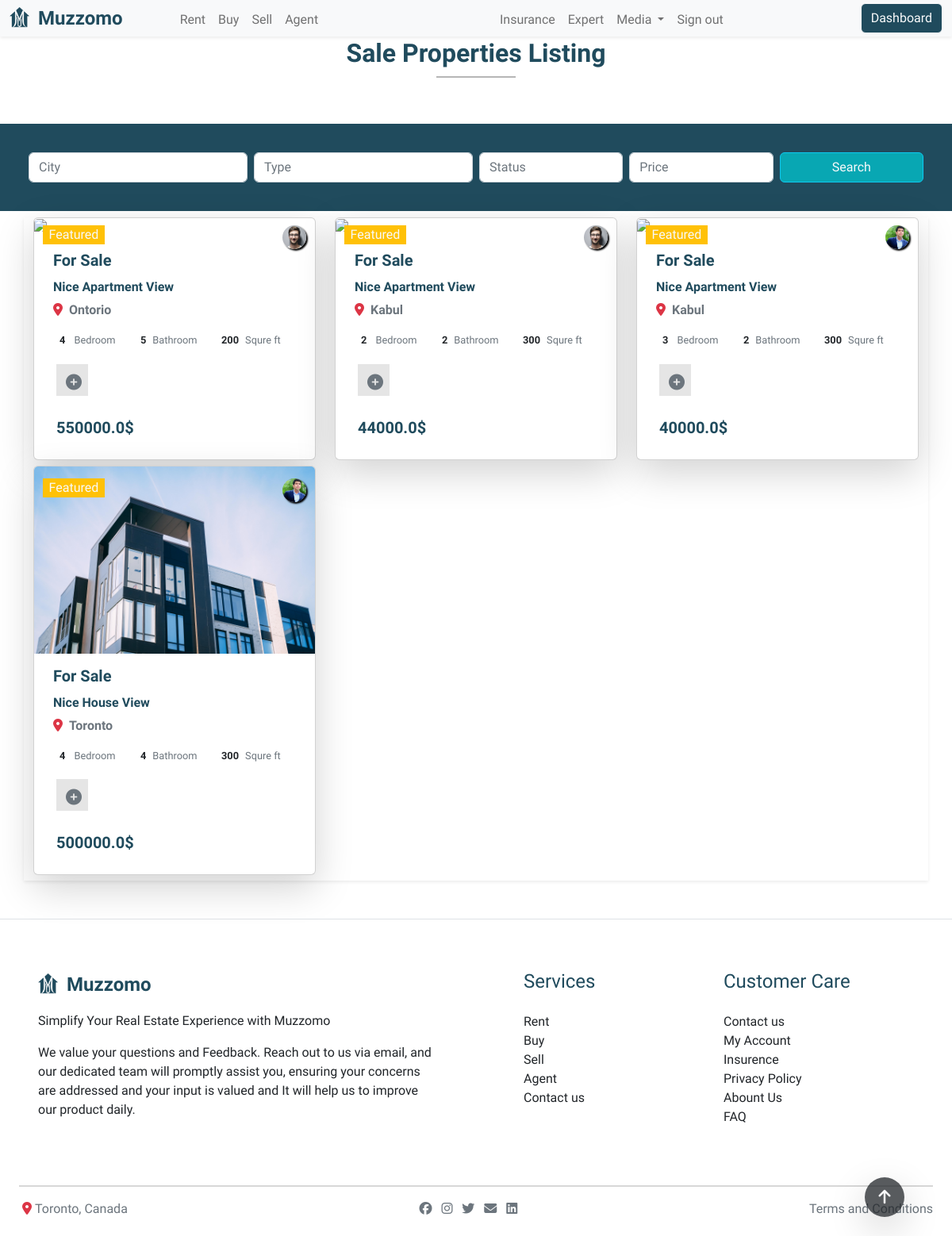
The page /buy-view/ (signed in) on the database its author committed.
### listing/models.py (models this page shows, shortened)
class ProductPropertyModel(models.Model):
    tile = models.CharField(max_length=100)
    description = models.CharField(max_length=4000)
    type = models.CharField(max_length=200)
    city = models.CharField(max_length=200)
    status = models.CharField(max_length=200)
    postal_Code = models.CharField(max_length=100)
    floor = models.IntegerField()
    bed = models.IntegerField()
    bath = models.IntegerField()
    room = models.IntegerField()
    area = models.IntegerField()
    lotarea = models.IntegerField()
    price = models.FloatField()
    grauge = models.CharField(max_length=100)
    isactive = models.BooleanField(default=True)
    medai_url = models.CharField(max_length=400)
    coverPhoto = models.ImageField(upload_to="ProductCoverPhoto/")
    amenities = models.ForeignKey('ProductAmenitiesModel', on_delete=models.CASCADE)
    agent = models.ForeignKey(Agent, on_delete=models.CASCADE , null=True)

class Agent(models.Model):
    admin = models.OneToOneField(CustomUser , on_delete=models.CASCADE)
    fullname = models.CharField(max_length=50)
    phone = models.CharField(max_length=20)
    registration_date = models.DateField(auto_now_add=True)
    is_active = models.BooleanField(default=True)
    location = models.ForeignKey(Location , on_delete=models.CASCADE)

class CustomUser(AbstractUser):
    users_type = (
        ('Agent','Agent'),
        ('User','User'),
        ('Expert','Expert')
    )
    user_type = models.CharField(choices=users_type , max_length=50,default='Agent')
    profile_image = models.ImageField(upload_to='profiles/')

### listing/views.py (the view)
# urls.py: path('buy-view/' , buy_view , name='buy'),
def buy_view (request):
    productlist  = ProductPropertyModel.objects.filter(status = 'For Sale')
    filters = ProductPropertyModelFiler(request.GET , queryset = productlist)
    page = request.GET.get('page', 1)
    paginator = Paginator(filters.qs, 6)
    try:
        productlists = paginator.page(page)
    except PageNotAnInteger:
        productlists = paginator.page(1)
    except EmptyPage:
        productlists = paginator.page(paginator.num_pages)
    context = {
        "productlists": productlists,
        "filters" : filters
    }
    return render(request, 'listing/buy.html',context)

### templates/listing/buy.html (shortened to what this page needs)
{% extends 'base.html' %}
{% load static %}
{% block content %}
{% include 'base/nav.html' %}
{% include 'base/scrolled-up.html' %}
<div class="head-title text-center py-5 " id="up-section">
  <h1 class="fs-2 fw-bold  dark-blue-color">
    Sale Properties Listing
  </h1>
  <span></span>
</div>
<div class=" dark-blue-bg p-3 mb-5dark-blue-color">
  <div class=" dark-blue-bg p-3 mb-5dark-blue-color">
    <form  method="get">
          <div class=" ">
            <div class="row m-0 w-100">
              <div class="col-lg-3 col-md-3 col-sm-12  p-1">
                  {{ filters.form.city }}
              </div>
              <div class="col-lg-3 col-md-3 col-sm-12  p-1">
                  {{ filters.form.status }}
              </div>
              <div class="col-lg-2 col-md-2 col-sm-12  p-1">
                  {{ filters.form.type }}
              </div>
              <div class="col-lg-2 col-md-2 col-sm-12  p-1">
                  {{filters.form.price}}
              </div>
              <div class="col-lg-2 col-md-2 col-sm-12  p-1">
                <button type="submit" class="btn btn-info light-blue-bg text-light bg-opacity-10 w-100">Search</button>
              </div>
            </div>
          </div>
      </form>
  </div>
  </div>
<div class="divBody mt-2 mb-5">
  <div class="row m-0 shadow-sm">
    {% for productlist in productlists %}
    <div class="col-xl-4 col-lg-4 col-md-6 col-sm-12">
      <div class="card w-100 position-relative shadow-lg">
        <a href="{% url 'productDetailselect' productlist.id %}"><img src="{{productlist.coverPhoto.url}}"
            class="card-img-top" alt="..."></a>
        <div class="card-body">
          <div class="left-top fs-6 bg-warning text-light px-2 py-0 ">
            Featured
          </div>
          <div class="right-top border-r-50">
            <img src="{{productlist.agent.admin.profile_image.url}}" width="100%" alt="">
          </div>
          <div class="detials p-2 pt-0 ">
            <h4 class=" fs-5 fw-bold dark-blue-color">For Sale</h4>
            <h5 class="fs-6 pt-1 fw-bold dark-blue-color">{{productlist.tile}}</h5>
            <p class="fw-bold pb-0"><i class="fa fa-location-dot  me-2 text-danger"></i><span
                class="text-secondary">{{productlist.city}}</span></p>
            <div class="row m-0 p-0 text-start">
              <div class="col px-2">
                <p class="fs-7"><span class="fw-bolder me-2">{{productlist.bed}}</span> <span
                    class="text-secondary">Bedroom</span></p>
              </div>
              <div class="col px-2">
                <p class="fs-7"><span class="fw-bolder me-2">{{productlist.bath}}</span><span
                    class="text-secondary">Bathroom</span></p>
              </div>
              <div class="col px-2">
                <p class="fs-7"><span class="fw-bolder me-2">{{productlist.area}}</span><span
                    class="text-secondary">Squre ft</span></p>
              </div>
            </div>
            <div class="row m-0 mb-2">
              <div class="col-1 m-1 b-black-5 text-center pt-2 fs-5" style="width: 40px; height: 40px;"><a href="{% url 'productDetailselect' productlist.id %}"><i
                    class="fa fa-plus-circle text-secondary"></i></a></div>
            </div>
            <h2 class="fs-5 pt-3 fw-bold m-1 dark-blue-color">{{productlist.price}}$</h2>
          </div>
        </div>
      </div>
    </div>
    {% endfor %}
  </div>
</div>
{% include 'base/contact.html' %}
{% endblock content %}

### static/CSS/style.css (style rules this page uses)
* { font-family: 'Inder', sans-serif;; }
.divBody { margin-left: 2.5%; margin-right: 2.5%; width: 95%; }
p.fs-7 { font-size: 0.8em; }

### static/CSS/csstest.css (style rules this page uses)
.dark-blue-bg { background-color: #204b5d; }
.dark-blue-color { color: #204b5d; }
.light-blue-bg { background-color: rgb(8, 167, 179); }
.fs-7 { font-size: 0.8em; }
.border-r-50 { border-radius: 50%; box-shadow: black 2px 2px 2px; }
.b-black-5 { background-color: rgba(0, 0, 0, 0.1); }
.head-title span { background: rgb(182, 182, 182) none repeat scroll 0 0; display: block; height: 2px; margin: 10px auto; width: 100px; }
.card { margin: 0%; padding:0%; margin-bottom: 2%; }
.card img { width: 100%; max-height: 40vh; max-height: 50vh; }
.left-top { position: absolute; width: fit-content; top: 3%; left:3%; }
.right-top { position: absolute; width: fit-content; top:3%; right: 3%; border-radius: 50%; }
.right-top img { width: 30px; height: 30px; border-radius: 50%; }

### rows shown on the page
ProductPropertyModel: agent.admin.profile_image (picture), tile "Nice Apartment View", city "Ontorio", bed "4", bath "5", area "200", price "550000.0"
ProductPropertyModel: agent.admin.profile_image (picture), tile "Nice Apartment View", city "Kabul", bed "2", bath "2", area "300", price "44000.0"
ProductPropertyModel: agent.admin.profile_image (picture), tile "Nice Apartment View", city "Kabul", bed "3", bath "2", area "300", price "40000.0"
ProductPropertyModel: coverPhoto (picture), agent.admin.profile_image (picture), tile "Nice House View", city "Toronto", bed "4", bath "4", area "300", price "500000.0"
